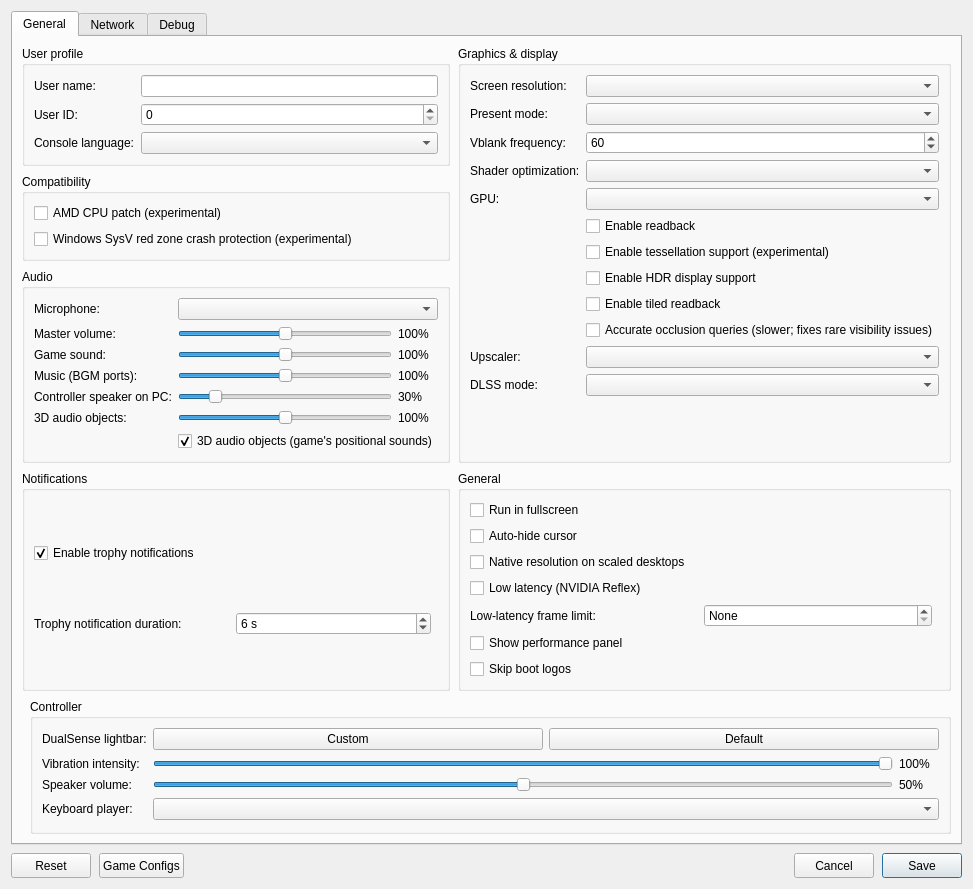
<?xml version="1.0" encoding="UTF-8"?>
<ui version="4.0">
 <class>ConfigurationEditDialog</class>
 <widget class="QDialog" name="ConfigurationEditDialog">
  <property name="geometry">
   <rect>
    <x>0</x>
    <y>0</y>
    <width>900</width>
    <height>620</height>
   </rect>
  </property>
  <property name="windowTitle">
   <string>Settings</string>
  </property>
  <property name="locale">
   <locale language="English" country="UnitedStates" />
  </property>
  <layout class="QVBoxLayout" name="dialogLayout">
   <property name="spacing">
    <number>8</number>
   </property>
   <item>
    <widget class="QTabWidget" name="settings_tabs">
     <property name="currentIndex">
      <number>0</number>
     </property>
     <widget class="QWidget" name="settings_tab">
      <attribute name="title">
       <string>General</string>
      </attribute>
      <layout class="QGridLayout" name="gridLayout">
       <property name="horizontalSpacing">
        <number>8</number>
       </property>
       <property name="verticalSpacing">
        <number>8</number>
       </property>
       <item row="0" column="0" colspan="2">
        <layout class="QGridLayout" name="sectionsLayout" columnstretch="1,1">
         <property name="horizontalSpacing">
          <number>8</number>
         </property>
         <property name="verticalSpacing">
          <number>8</number>
         </property>
         <item row="0" column="0">
          <widget class="QGroupBox" name="user_profile_group">
           <property name="title">
            <string>User profile</string>
           </property>
           <layout class="QFormLayout" name="userProfileLayout">
            <property name="fieldGrowthPolicy">
             <enum>QFormLayout::AllNonFixedFieldsGrow</enum>
            </property>
            <item row="0" column="0">
             <widget class="QLabel" name="label_user_name">
              <property name="text">
               <string>User name:</string>
              </property>
             </widget>
            </item>
            <item row="0" column="1">
             <widget class="MandatoryLineEdit" name="lineEdit_user_name">
              <property name="toolTip">
               <string>Local user name exposed to games</string>
              </property>
              <property name="clearButtonEnabled">
               <bool>true</bool>
              </property>
             </widget>
            </item>
            <item row="1" column="0">
             <widget class="QLabel" name="label_user_id">
              <property name="text">
               <string>User ID:</string>
              </property>
             </widget>
            </item>
            <item row="1" column="1">
             <widget class="QSpinBox" name="spinBox_user_id">
              <property name="toolTip">
               <string>Local user ID exposed to games</string>
              </property>
             </widget>
            </item>
            <item row="2" column="0">
             <widget class="QLabel" name="label_console_language">
              <property name="text">
               <string>Console language:</string>
              </property>
             </widget>
            </item>
            <item row="2" column="1">
             <widget class="QComboBox" name="comboBox_console_language">
              <property name="toolTip">
               <string>Language</string>
              </property>
             </widget>
            </item>
           </layout>
          </widget>
         </item>
         <item row="2" column="0">
          <widget class="QGroupBox" name="audio_group">
           <property name="title">
            <string>Audio</string>
           </property>
           <layout class="QFormLayout" name="audioLayout">
            <property name="fieldGrowthPolicy">
             <enum>QFormLayout::AllNonFixedFieldsGrow</enum>
            </property>
            <item row="0" column="0">
             <widget class="QLabel" name="label_audio_input_device">
              <property name="text">
               <string>Microphone:</string>
              </property>
             </widget>
            </item>
            <item row="0" column="1">
             <widget class="QComboBox" name="comboBox_audio_input_device" />
            </item>
            <item row="1" column="0">
             <widget class="QLabel" name="label_audio_master">
              <property name="text">
               <string>Master volume:</string>
              </property>
             </widget>
            </item>
            <item row="1" column="1">
             <layout class="QHBoxLayout" name="audio_master_layout">
              <item>
               <widget class="QSlider" name="slider_audio_master">
                <property name="toolTip">
                 <string>Everything the game plays on this PC (not the DualSense). 100% is unchanged; above 100% amplifies and can clip.</string>
                </property>
                <property name="maximum">
                 <number>200</number>
                </property>
                <property name="singleStep">
                 <number>5</number>
                </property>
                <property name="pageStep">
                 <number>10</number>
                </property>
                <property name="value">
                 <number>100</number>
                </property>
                <property name="orientation">
                 <enum>Qt::Horizontal</enum>
                </property>
               </widget>
              </item>
              <item>
               <widget class="QLabel" name="label_audio_master_value">
                <property name="minimumSize">
                 <size>
                  <width>40</width>
                  <height>0</height>
                 </size>
                </property>
                <property name="text">
                 <string>100%</string>
                </property>
               </widget>
              </item>
             </layout>
            </item>
            <item row="2" column="0">
             <widget class="QLabel" name="label_audio_main">
              <property name="text">
               <string>Game sound:</string>
              </property>
             </widget>
            </item>
            <item row="2" column="1">
             <layout class="QHBoxLayout" name="audio_main_layout">
              <item>
               <widget class="QSlider" name="slider_audio_main">
                <property name="toolTip">
                 <string>Game audio on the main output ports (most effects, and music in games that mix it there). 100% is unchanged.</string>
                </property>
                <property name="maximum">
                 <number>200</number>
                </property>
                <property name="singleStep">
                 <number>5</number>
                </property>
                <property name="pageStep">
                 <number>10</number>
                </property>
                <property name="value">
                 <number>100</number>
                </property>
                <property name="orientation">
                 <enum>Qt::Horizontal</enum>
                </property>
               </widget>
              </item>
              <item>
               <widget class="QLabel" name="label_audio_main_value">
                <property name="minimumSize">
                 <size>
                  <width>40</width>
                  <height>0</height>
                 </size>
                </property>
                <property name="text">
                 <string>100%</string>
                </property>
               </widget>
              </item>
             </layout>
            </item>
            <item row="3" column="0">
             <widget class="QLabel" name="label_audio_music">
              <property name="text">
               <string>Music (BGM ports):</string>
              </property>
             </widget>
            </item>
            <item row="3" column="1">
             <layout class="QHBoxLayout" name="audio_music_layout">
              <item>
               <widget class="QSlider" name="slider_audio_music">
                <property name="toolTip">
                 <string>Music the game plays on its own background-music ports. Has no effect on games that mix music into the main output.</string>
                </property>
                <property name="maximum">
                 <number>200</number>
                </property>
                <property name="singleStep">
                 <number>5</number>
                </property>
                <property name="pageStep">
                 <number>10</number>
                </property>
                <property name="value">
                 <number>100</number>
                </property>
                <property name="orientation">
                 <enum>Qt::Horizontal</enum>
                </property>
               </widget>
              </item>
              <item>
               <widget class="QLabel" name="label_audio_music_value">
                <property name="minimumSize">
                 <size>
                  <width>40</width>
                  <height>0</height>
                 </size>
                </property>
                <property name="text">
                 <string>100%</string>
                </property>
               </widget>
              </item>
             </layout>
            </item>
            <item row="4" column="0">
             <widget class="QLabel" name="label_audio_pad_speaker">
              <property name="text">
               <string>Controller speaker on PC:</string>
              </property>
             </widget>
            </item>
            <item row="4" column="1">
             <layout class="QHBoxLayout" name="audio_pad_speaker_layout">
              <item>
               <widget class="QSlider" name="slider_audio_pad_speaker">
                <property name="toolTip">
                 <string>Sounds meant for the DualSense speaker when no DualSense plays them (no controller, or not wired/Bluetooth). The console speaker is small, so these are turned down by default.</string>
                </property>
                <property name="maximum">
                 <number>200</number>
                </property>
                <property name="singleStep">
                 <number>5</number>
                </property>
                <property name="pageStep">
                 <number>10</number>
                </property>
                <property name="value">
                 <number>30</number>
                </property>
                <property name="orientation">
                 <enum>Qt::Horizontal</enum>
                </property>
               </widget>
              </item>
              <item>
               <widget class="QLabel" name="label_audio_pad_speaker_value">
                <property name="minimumSize">
                 <size>
                  <width>40</width>
                  <height>0</height>
                 </size>
                </property>
                <property name="text">
                 <string>30%</string>
                </property>
               </widget>
              </item>
             </layout>
            </item>
            <item row="5" column="0">
             <widget class="QLabel" name="label_audio_objects">
              <property name="text">
               <string>3D audio objects:</string>
              </property>
             </widget>
            </item>
            <item row="5" column="1">
             <layout class="QHBoxLayout" name="audio_objects_layout">
              <item>
               <widget class="QSlider" name="slider_audio_objects">
                <property name="toolTip">
                 <string>Sound effects the game places in 3D (PS5 3D audio object ports), mixed into the game sound on this PC. Game sound and master volume apply on top. 100% is unchanged.</string>
                </property>
                <property name="maximum">
                 <number>200</number>
                </property>
                <property name="singleStep">
                 <number>5</number>
                </property>
                <property name="pageStep">
                 <number>10</number>
                </property>
                <property name="value">
                 <number>100</number>
                </property>
                <property name="orientation">
                 <enum>Qt::Horizontal</enum>
                </property>
               </widget>
              </item>
              <item>
               <widget class="QLabel" name="label_audio_objects_value">
                <property name="minimumSize">
                 <size>
                  <width>40</width>
                  <height>0</height>
                 </size>
                </property>
                <property name="text">
                 <string>100%</string>
                </property>
               </widget>
              </item>
             </layout>
            </item>
            <item row="6" column="1">
             <widget class="QCheckBox" name="checkBox_audio_objects">
              <property name="toolTip">
               <string>Play the sounds the game places in 3D (PS5 3D audio object ports: ambience, positioned effects). Off drops them, as older Kyty versions did.</string>
              </property>
              <property name="text">
               <string>3D audio objects (game's positional sounds)</string>
              </property>
              <property name="checked">
               <bool>true</bool>
              </property>
             </widget>
            </item>
           </layout>
          </widget>
         </item>
         <item row="0" column="1" rowspan="3">
          <widget class="QGroupBox" name="graphics_group">
           <property name="title">
            <string>Graphics &amp;&amp; display</string>
           </property>
           <layout class="QFormLayout" name="graphicsLayout">
            <property name="fieldGrowthPolicy">
             <enum>QFormLayout::AllNonFixedFieldsGrow</enum>
            </property>
            <item row="0" column="0">
             <widget class="QLabel" name="label_screen_resolution">
              <property name="text">
               <string>Screen resolution:</string>
              </property>
             </widget>
            </item>
            <item row="0" column="1">
             <widget class="QComboBox" name="comboBox_screen_resolution">
              <property name="toolTip">
               <string>Window resolution</string>
              </property>
             </widget>
            </item>
            <item row="1" column="0">
             <widget class="QLabel" name="label_present_mode">
              <property name="text">
               <string>Present mode:</string>
              </property>
             </widget>
            </item>
            <item row="1" column="1">
             <widget class="QComboBox" name="comboBox_present_mode">
              <property name="toolTip">
               <string>Vulkan swapchain presentation mode</string>
              </property>
             </widget>
            </item>
            <item row="2" column="0">
             <widget class="QLabel" name="label_vblank_frequency">
              <property name="text">
               <string>Vblank frequency:</string>
              </property>
             </widget>
            </item>
            <item row="2" column="1">
             <widget class="QSpinBox" name="spinBox_vblank_frequency">
              <property name="toolTip">
               <string>Virtual display refresh rate used for frame pacing</string>
              </property>
              <property name="minimum">
               <number>30</number>
              </property>
              <property name="maximum">
               <number>360</number>
              </property>
              <property name="value">
               <number>60</number>
              </property>
             </widget>
            </item>
            <item row="3" column="0">
             <widget class="QLabel" name="label_shader_optimization">
              <property name="text">
               <string>Shader optimization:</string>
              </property>
             </widget>
            </item>
            <item row="3" column="1">
             <widget class="QComboBox" name="comboBox_shader_optimization_type">
              <property name="toolTip">
               <string>Optimize shaders for code size or performance</string>
              </property>
             </widget>
            </item>
            <item row="4" column="0">
             <widget class="QLabel" name="label_gpu">
              <property name="text">
               <string>GPU:</string>
              </property>
             </widget>
            </item>
            <item row="4" column="1">
             <widget class="QComboBox" name="comboBox_gpu">
              <property name="toolTip">
               <string>Graphics device used by the emulator</string>
              </property>
             </widget>
            </item>
            <item row="5" column="1">
             <widget class="QCheckBox" name="checkBox_readback">
              <property name="toolTip">
               <string>Read back writable linear images</string>
              </property>
              <property name="text">
               <string>Enable readback</string>
              </property>
             </widget>
            </item>
            <item row="8" column="1">
             <widget class="QCheckBox" name="checkBox_readback_tiled">
              <property name="toolTip"><string>Read back small writable tiled images</string></property>
              <property name="text"><string>Enable tiled readback</string></property>
             </widget>
            </item>
            <item row="6" column="1">
             <widget class="QCheckBox" name="checkBox_tessellation">
              <property name="toolTip">
               <string>Draw tessellated geometry. Disabled by default; unsupported tessellation may cause crashes.</string>
              </property>
              <property name="text">
               <string>Enable tessellation support (experimental)</string>
              </property>
             </widget>
            </item>
            <item row="7" column="1">
             <widget class="QCheckBox" name="checkBox_hdr">
              <property name="toolTip">
               <string>Enable HDR10 output for supported games. Requires HDR enabled on the host display.</string>
              </property>
              <property name="text">
               <string>Enable HDR display support</string>
              </property>
             </widget>
            </item>
            <item row="9" column="1">
             <widget class="QCheckBox" name="checkBox_gpu_occlusion">
              <property name="toolTip">
               <string>Off (default): occlusion queries report everything as visible, which is much faster in heavy levels but may draw objects or effects that the game hides behind walls. On: the GPU counts visible samples as on the console (slower; fixes rare visibility issues).</string>
              </property>
              <property name="text">
               <string>Accurate occlusion queries (slower; fixes rare visibility issues)</string>
              </property>
             </widget>
            </item>
            <item row="10" column="0">
             <widget class="QLabel" name="label_upscaler">
              <property name="text">
               <string>Upscaler:</string>
              </property>
             </widget>
            </item>
            <item row="10" column="1">
             <widget class="QComboBox" name="comboBox_upscaler">
              <property name="toolTip">
               <string>Replaces the game's own upscaling with DLSS when the game has an upscaler profile, the build includes DLSS and the GPU supports it. Otherwise the game's own upscaling runs.</string>
              </property>
             </widget>
            </item>
            <item row="11" column="0">
             <widget class="QLabel" name="label_dlss_mode">
              <property name="text">
               <string>DLSS mode:</string>
              </property>
             </widget>
            </item>
            <item row="11" column="1">
             <widget class="QComboBox" name="comboBox_dlss_mode">
              <property name="toolTip">
               <string>DLSS quality mode. The game keeps its own render resolution.</string>
              </property>
             </widget>
            </item>
           </layout>
          </widget>
         </item>
         <item row="3" column="0">
          <widget class="QGroupBox" name="notifications_group">
           <property name="title">
            <string>Notifications</string>
           </property>
           <layout class="QVBoxLayout" name="notificationsLayout">
            <item>
             <widget class="QCheckBox" name="checkBox_trophy_notifications">
              <property name="toolTip">
               <string>Show trophy unlock notifications and play their sound.
    To use your own sound, replace the emulator's assets/sounds/trophy-unlock.wav with a WAV file and restart the game.</string>
              </property>
              <property name="text">
               <string>Enable trophy notifications</string>
              </property>
              <property name="checked">
               <bool>true</bool>
              </property>
             </widget>
            </item>
            <item>
             <layout class="QHBoxLayout" name="trophyDurationLayout">
              <item>
               <widget class="QLabel" name="label_trophy_duration">
                <property name="text">
                 <string>Trophy notification duration:</string>
                </property>
               </widget>
              </item>
              <item>
               <widget class="QSpinBox" name="spinBox_trophy_duration">
                <property name="toolTip">
                 <string>How long each trophy unlock notification stays on screen.</string>
                </property>
                <property name="suffix">
                 <string> s</string>
                </property>
                <property name="minimum">
                 <number>5</number>
                </property>
                <property name="maximum">
                 <number>10</number>
                </property>
                <property name="value">
                 <number>6</number>
                </property>
               </widget>
              </item>
              <item>
               <spacer name="trophyDurationSpacer">
                <property name="orientation">
                 <enum>Qt::Horizontal</enum>
                </property>
               </spacer>
              </item>
             </layout>
            </item>
           </layout>
          </widget>
         </item>
         <item row="3" column="1">
          <widget class="QGroupBox" name="general_group">
           <property name="title">
            <string>General</string>
           </property>
           <layout class="QVBoxLayout" name="generalLayout">
            <item>
             <widget class="QCheckBox" name="checkBox_fullscreen">
              <property name="toolTip">
               <string>Run in borderless desktop fullscreen</string>
              </property>
              <property name="text">
               <string>Run in fullscreen</string>
              </property>
             </widget>
            </item>
            <item>
             <widget class="QCheckBox" name="checkBox_hide_cursor">
              <property name="toolTip">
               <string>Hide the host cursor after 2 seconds without mouse activity</string>
              </property>
              <property name="text">
               <string>Auto-hide cursor</string>
              </property>
             </widget>
            </item>
            <item>
             <widget class="QCheckBox" name="checkBox_native_resolution">
              <property name="toolTip">
               <string>Linux with Wayland desktop scaling (for example 150%): render at the display's real resolution instead of the scaled size the compositor stretches.</string>
              </property>
              <property name="text">
               <string>Native resolution on scaled desktops</string>
              </property>
             </widget>
            </item>
            <item>
             <widget class="QCheckBox" name="checkBox_low_latency">
              <property name="toolTip">
               <string>NVIDIA low-latency mode (Reflex, VK_NV_low_latency2): the driver holds back the start of each game frame so it waits less for the GPU. Ignored on GPUs without it.</string>
              </property>
              <property name="text">
               <string>Low latency (NVIDIA Reflex)</string>
              </property>
             </widget>
            </item>
            <item>
             <layout class="QHBoxLayout" name="lowLatencyFpsLimitLayout">
              <item>
               <widget class="QLabel" name="label_low_latency_fps_limit">
                <property name="text">
                 <string>Low-latency frame limit:</string>
                </property>
               </widget>
              </item>
              <item>
               <widget class="QSpinBox" name="spinBox_low_latency_fps_limit">
                <property name="toolTip">
                 <string>With low latency on, the driver paces frames to this rate before the game starts each one. 0 for no limit; values below 10 count as 10.</string>
                </property>
                <property name="specialValueText">
                 <string>None</string>
                </property>
                <property name="suffix">
                 <string> FPS</string>
                </property>
                <property name="minimum">
                 <number>0</number>
                </property>
                <property name="maximum">
                 <number>360</number>
                </property>
                <property name="value">
                 <number>0</number>
                </property>
               </widget>
              </item>
              <item>
               <spacer name="lowLatencyFpsLimitSpacer">
                <property name="orientation">
                 <enum>Qt::Horizontal</enum>
                </property>
               </spacer>
              </item>
             </layout>
            </item>
            <item>
             <widget class="QCheckBox" name="checkBox_perf_overlay">
              <property name="toolTip">
               <string>Show FPS, frame times, CPU/GPU usage, RAM and memory pressure in the game window. Press F2 (Cmd+P on macOS) to toggle it, and add Shift for the detailed view.</string>
              </property>
              <property name="text">
               <string>Show performance panel</string>
              </property>
             </widget>
            </item>
            <item>
             <widget class="QCheckBox" name="checkBox_skip_notice_screen">
              <property name="toolTip">
               <string>Skip startup logos and notices in supported games.</string>
              </property>
              <property name="text">
               <string>Skip boot logos</string>
              </property>
             </widget>
            </item>
           </layout>
          </widget>
         </item>
         <item row="1" column="0">
          <widget class="QGroupBox" name="compatibility_group">
           <property name="title">
            <string>Compatibility</string>
           </property>
           <layout class="QVBoxLayout" name="compatibilityLayout">
            <item>
             <widget class="QCheckBox" name="checkBox_amd_cpu">
              <property name="toolTip">
               <string>Patch CPU instructions that differ between AMD and the host CPU.</string>
              </property>
              <property name="text">
               <string>AMD CPU patch (experimental)</string>
              </property>
             </widget>
            </item>
            <item>
             <widget class="QCheckBox" name="checkBox_red_zone_protection">
              <property name="toolTip">
               <string>Helps prevent crashes in some games on Windows</string>
              </property>
              <property name="text">
               <string>Windows SysV red zone crash protection (experimental)</string>
              </property>
             </widget>
            </item>
           </layout>
          </widget>
         </item>
        </layout>
       </item>
       <item row="1" column="1">
        <widget class="QGroupBox" name="controller_group">
         <property name="title">
          <string>Controller</string>
         </property>
         <layout class="QFormLayout" name="controllerLayout">
          <property name="fieldGrowthPolicy">
           <enum>QFormLayout::AllNonFixedFieldsGrow</enum>
          </property>
          <item row="0" column="0">
           <widget class="QLabel" name="label_controller_color">
            <property name="text">
             <string>DualSense lightbar:</string>
            </property>
           </widget>
          </item>
          <item row="0" column="1">
           <layout class="QHBoxLayout" name="controllerColorLayout">
            <item>
             <widget class="QPushButton" name="button_controller_color">
              <property name="toolTip">
               <string>Choose and preview a fixed LED color. Bluetooth DualSense may take several seconds to update.</string>
              </property>
              <property name="text">
               <string>Custom</string>
              </property>
             </widget>
            </item>
            <item>
             <widget class="QPushButton" name="button_controller_color_reset">
              <property name="toolTip">
               <string>Let the game control the lightbar</string>
              </property>
              <property name="text">
               <string>Default</string>
              </property>
             </widget>
            </item>
           </layout>
          </item>
          <item row="1" column="0">
           <widget class="QLabel" name="label_controller_vibration">
            <property name="text">
             <string>Vibration intensity:</string>
            </property>
           </widget>
          </item>
          <item row="1" column="1">
           <layout class="QHBoxLayout" name="controllerVibrationLayout">
            <item>
             <widget class="QSlider" name="slider_controller_vibration">
              <property name="toolTip">
               <string>Scale DualSense vibration over USB and Bluetooth</string>
              </property>
              <property name="maximum">
               <number>100</number>
              </property>
              <property name="value">
               <number>100</number>
              </property>
              <property name="orientation">
               <enum>Qt::Horizontal</enum>
              </property>
             </widget>
            </item>
            <item>
             <widget class="QLabel" name="label_controller_vibration_value">
              <property name="minimumSize">
               <size>
                <width>40</width>
                <height>0</height>
               </size>
              </property>
              <property name="text">
               <string>100%</string>
              </property>
             </widget>
            </item>
           </layout>
          </item>
          <item row="2" column="0">
           <widget class="QLabel" name="label_controller_volume">
            <property name="text">
             <string>Speaker volume:</string>
            </property>
           </widget>
          </item>
          <item row="2" column="1">
           <layout class="QHBoxLayout" name="controllerVolumeLayout">
            <item>
             <widget class="QSlider" name="slider_controller_volume">
              <property name="toolTip">
               <string>Scale the DualSense speaker over USB and Bluetooth. 50% is the previous default; 100% adds 6 dB of gain.</string>
              </property>
              <property name="maximum">
               <number>100</number>
              </property>
              <property name="value">
               <number>50</number>
              </property>
              <property name="orientation">
               <enum>Qt::Horizontal</enum>
              </property>
             </widget>
            </item>
            <item>
             <widget class="QLabel" name="label_controller_volume_value">
              <property name="minimumSize">
               <size>
                <width>40</width>
                <height>0</height>
               </size>
              </property>
              <property name="text">
               <string>50%</string>
              </property>
             </widget>
            </item>
           </layout>
          </item>
          <item row="3" column="0">
           <widget class="QLabel" name="label_keyboard_player">
            <property name="text">
             <string>Keyboard player:</string>
            </property>
           </widget>
          </item>
          <item row="3" column="1">
           <widget class="QComboBox" name="comboBox_keyboard_player">
            <property name="toolTip">
             <string>Gamepads fill the remaining players in connection order. Every player uses the same input mapping.</string>
            </property>
           </widget>
          </item>
         </layout>
        </widget>
       </item>
      </layout>
     </widget>
     <widget class="QWidget" name="network_tab">
      <attribute name="title">
       <string>Network</string>
      </attribute>
      <layout class="QVBoxLayout" name="networkTabLayout">
       <item>
        <widget class="QCheckBox" name="checkBox_network_connected">
         <property name="toolTip">
          <string>Let games use your computer's local network connection.</string>
         </property>
         <property name="text">
          <string>Enable network connection</string>
         </property>
        </widget>
       </item>
       <item>
        <spacer name="networkSpacer">
         <property name="orientation">
          <enum>Qt::Vertical</enum>
         </property>
         <property name="sizeHint" stdset="0">
          <size>
           <width>20</width>
           <height>40</height>
          </size>
         </property>
        </spacer>
       </item>
      </layout>
     </widget>
     <widget class="QWidget" name="debug_tab">
      <attribute name="title">
       <string>Debug</string>
      </attribute>
      <layout class="QVBoxLayout" name="debugTabLayout">
       <item>
        <widget class="QGroupBox" name="debug_group">
         <property name="title">
          <string>Debugging &amp;&amp; logs</string>
         </property>
         <layout class="QGridLayout" name="debugLayout" columnstretch="0,1,0,1">
          <property name="horizontalSpacing">
           <number>8</number>
          </property>
          <property name="verticalSpacing">
           <number>6</number>
          </property>
          <item row="0" column="0" colspan="2">
           <widget class="QCheckBox" name="checkBox_vulkan_validation">
            <property name="toolTip">
             <string>Enable Vulkan validation layers</string>
            </property>
            <property name="text">
             <string>Vulkan validation</string>
            </property>
            <property name="checked">
             <bool>true</bool>
            </property>
           </widget>
          </item>
          <item row="0" column="2" colspan="2">
           <widget class="QCheckBox" name="checkBox_shader_validation">
            <property name="toolTip">
             <string>Validate SPIR-V binary</string>
            </property>
            <property name="text">
             <string>Shader validation</string>
            </property>
            <property name="checked">
             <bool>true</bool>
            </property>
           </widget>
          </item>
          <item row="1" column="0" colspan="2">
           <widget class="QCheckBox" name="checkBox_renderdoc_capture">
            <property name="toolTip">
             <string>Enable RenderDoc capture</string>
            </property>
            <property name="text">
             <string>RenderDoc capture</string>
            </property>
           </widget>
          </item>
          <item row="1" column="2" colspan="2">
           <widget class="QCheckBox" name="checkBox_cmd_dump">
            <property name="toolTip">
             <string>Dump command buffers</string>
            </property>
            <property name="text">
             <string>Command buffer dump</string>
            </property>
           </widget>
          </item>
          <item row="2" column="0">
           <widget class="QLabel" name="label_shader_log_direction">
            <property name="text">
             <string>Shader logging:</string>
            </property>
           </widget>
          </item>
          <item row="2" column="1">
           <widget class="QComboBox" name="comboBox_shader_log_direction">
            <property name="toolTip">
             <string>Dump shaders to file or console window. If enabled may decrease emulator performance</string>
            </property>
           </widget>
          </item>
          <item row="2" column="2">
           <widget class="QLabel" name="label_shader_log_folder">
            <property name="text">
             <string>Shader log folder:</string>
            </property>
           </widget>
          </item>
          <item row="2" column="3">
           <widget class="MandatoryLineEdit" name="lineEdit_shader_log_folder">
            <property name="toolTip">
             <string>Specify directory to dump shaders</string>
            </property>
            <property name="clearButtonEnabled">
             <bool>true</bool>
            </property>
           </widget>
          </item>
          <item row="3" column="0">
           <widget class="QLabel" name="label_printf_direction">
            <property name="text">
             <string>Printf output:</string>
            </property>
           </widget>
          </item>
          <item row="3" column="1">
           <widget class="QComboBox" name="comboBox_printf_direction">
            <property name="toolTip">
             <string>Print logs to file or console window. If enabled may decrease emulator performance</string>
            </property>
           </widget>
          </item>
          <item row="3" column="2">
           <widget class="QLabel" name="label_printf_file">
            <property name="text">
             <string>Printf output file:</string>
            </property>
           </widget>
          </item>
          <item row="3" column="3">
           <widget class="MandatoryLineEdit" name="lineEdit_printf_file">
            <property name="toolTip">
             <string>Specify file to dump logs</string>
            </property>
            <property name="clearButtonEnabled">
             <bool>true</bool>
            </property>
           </widget>
          </item>
          <item row="4" column="0">
           <widget class="QCheckBox" name="checkBox_profiler">
            <property name="toolTip">
             <string>Enable the Tracy profiler. Profiling may decrease emulator performance</string>
            </property>
            <property name="text">
             <string>Tracy profiler</string>
            </property>
           </widget>
          </item>
          <item row="4" column="2">
           <widget class="QLabel" name="label_cmd_dump_folder">
            <property name="text">
             <string>Command buffer folder:</string>
            </property>
           </widget>
          </item>
          <item row="4" column="3">
           <widget class="MandatoryLineEdit" name="lineEdit_cmd_dump_folder">
            <property name="toolTip">
             <string>Specify directory to dump command buffers</string>
            </property>
            <property name="clearButtonEnabled">
             <bool>true</bool>
            </property>
           </widget>
          </item>
         </layout>
        </widget>
       </item>
       <item>
        <widget class="QGroupBox" name="rendering_compatibility_group">
         <property name="title">
          <string>Rendering compatibility</string>
         </property>
         <layout class="QVBoxLayout" name="renderingCompatibilityLayout">
          <item>
           <widget class="QLabel" name="label_rendering_compatibility">
            <property name="text">
             <string>These settings may help with rendering bugs at a slight performance cost.</string>
            </property>
            <property name="wordWrap">
             <bool>true</bool>
            </property>
           </widget>
          </item>
          <item>
           <widget class="QCheckBox" name="checkBox_sync_raw_image_buffers">
            <property name="toolTip">
             <string>Can fix missing textures and incorrect transparency (Resident Evil 2).</string>
            </property>
            <property name="text">
             <string>Accurate texture synchronization</string>
            </property>
           </widget>
          </item>
          <item>
           <widget class="QCheckBox" name="checkBox_support_zmask">
            <property name="toolTip">
             <string>Can restore missing geometry (High on Life 2).</string>
            </property>
            <property name="text">
             <string>Support ZMask</string>
            </property>
           </widget>
          </item>
         </layout>
        </widget>
       </item>
       <item>
        <spacer name="debugSpacer">
         <property name="orientation">
          <enum>Qt::Vertical</enum>
         </property>
         <property name="sizeHint" stdset="0">
          <size>
           <width>20</width>
           <height>40</height>
          </size>
         </property>
        </spacer>
       </item>
      </layout>
     </widget>
    </widget>
   </item>
   <item>
    <layout class="QHBoxLayout" name="buttonLayout">
     <item>
      <widget class="QPushButton" name="clear_button">
       <property name="minimumSize">
        <size>
         <width>80</width>
         <height>25</height>
        </size>
       </property>
       <property name="text">
        <string>Reset</string>
       </property>
       <property name="toolTip">
        <string>Restore default settings</string>
       </property>
      </widget>
     </item>
     <item>
      <widget class="QPushButton" name="settings_button">
       <property name="minimumSize">
        <size>
         <width>80</width>
         <height>25</height>
        </size>
       </property>
       <property name="text">
        <string>Game Configs</string>
       </property>
       <property name="toolTip">
        <string>Import or export game configs</string>
       </property>
      </widget>
     </item>
     <item>
      <spacer name="buttonSpacer">
       <property name="orientation">
        <enum>Qt::Horizontal</enum>
       </property>
       <property name="sizeHint" stdset="0">
        <size>
         <width>40</width>
         <height>20</height>
        </size>
       </property>
      </spacer>
     </item>
     <item>
      <widget class="QPushButton" name="cancel_button">
       <property name="minimumSize">
        <size>
         <width>80</width>
         <height>25</height>
        </size>
       </property>
       <property name="text">
        <string>Cancel</string>
       </property>
      </widget>
     </item>
     <item>
      <widget class="QPushButton" name="ok_button">
       <property name="minimumSize">
        <size>
         <width>80</width>
         <height>25</height>
        </size>
       </property>
       <property name="text">
        <string>Save</string>
       </property>
       <property name="default">
        <bool>true</bool>
       </property>
      </widget>
     </item>
    </layout>
   </item>
  </layout>
 </widget>
 <customwidgets>
  <customwidget>
   <class>MandatoryLineEdit</class>
   <extends>QLineEdit</extends>
   <header>mandatoryLineEdit.h</header>
  </customwidget>
 </customwidgets>
 <resources />
</ui>
